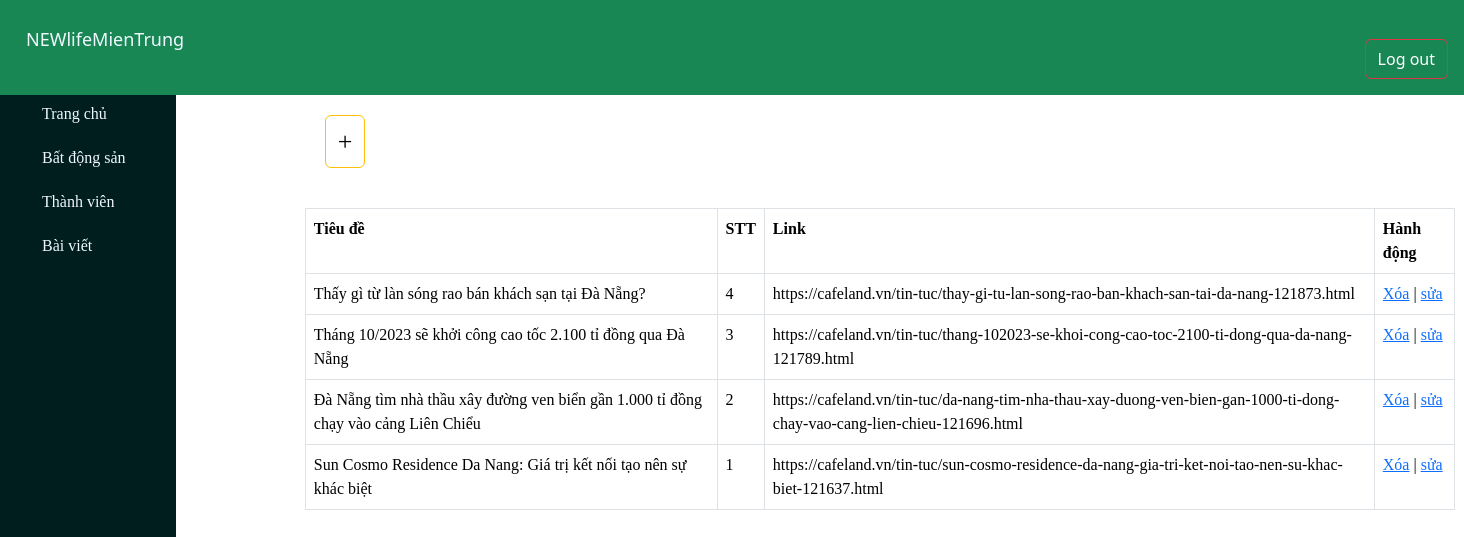
/posts.php?action=posts&query=them, run on the app's committed database.
### tables this page shows
CREATE TABLE `tbl_baiviet` (
  `id_baiviet` int(11) NOT NULL,
  `tieude` varchar(500) NOT NULL,
  `noidung` varchar(10000) NOT NULL,
  `stt` int(255) NOT NULL,
  `hinhanh` varchar(100) NOT NULL,
  `link` varchar(500) NOT NULL
);

### modules/posts/list_posts.php (the view)
<?php
    $sql_lietke_baiviet = "SELECT * FROM tbl_baiviet ORDER BY stt DESC";
    $query_lietke_baiviet = mysqli_query($mysqli,$sql_lietke_baiviet );
?>
 <button type="button" class="btn btn-outline-warning" style="margin-top: 40px;"><a href="posts.php?action=posts&query=sua1" style="color: black;text-decoration: none;font-size: 26px;">+</a></button>
<table class="table table-bordered" style=" width:1150px; margin-left:150px; margin-top:40px;">
  <tr >
    <th>Tiêu đề</th>
    <th>STT</th>
    <th>Link</th>
    <th style=" width:80px"> Hành động</th>
  </tr>
<form >
        <?php
        while($row = mysqli_fetch_array($query_lietke_baiviet )){
        ?>
        <tr>
            <td><?php echo $row['tieude'] ?></td>
            <td><?php echo $row['stt'] ?></td>
            <td><?php echo $row['link'] ?></td>
            <td>
              <a href="modules/posts/controll_posts.php?idbaiviet=<?php echo $row['id_baiviet'] ?>">Xóa</a> | <a href="?action=posts&query=sua&idbaiviet=<?php echo $row['id_baiviet'] ?>">sửa</a>
            </td>
        </tr>
        <?php
        }
        ?>
  </form>
</table>

### posts.php (style rules this page uses)
body { margin: 0; padding: 0; background-image: url('image/hinh2.jpg'); }

### data on the page
tbl_baiviet: tieude "Thấy gì từ làn sóng rao bán khách sạn tại Đà Nẵng?", stt "4", link "https://cafeland.vn/tin-tuc/thay-gi-tu-lan-song-rao-ban-khach-san-tai-da-nang-121873.html"
tbl_baiviet: tieude "Tháng 10/2023 sẽ khởi công cao tốc 2.100 tỉ đồng qua Đà Nẵng", stt "3", link "https://cafeland.vn/tin-tuc/thang-102023-se-khoi-cong-cao-toc-2100-ti-dong-qua-da-nang-121789.html"
tbl_baiviet: tieude "Đà Nẵng tìm nhà thầu xây đường ven biển gần 1.000 tỉ đồng chạy vào cảng Liên Chiểu", stt "2", link "https://cafeland.vn/tin-tuc/da-nang-tim-nha-thau-xay-duong-ven-bien-gan-1000-ti-dong-chay-vao-cang-lien-chieu-121696.html"
tbl_baiviet: tieude "Sun Cosmo Residence Da Nang: Giá trị kết nối tạo nên sự khác biệt", stt "1", link "https://cafeland.vn/tin-tuc/sun-cosmo-residence-da-nang-gia-tri-ket-noi-tao-nen-su-khac-biet-121637.html"
